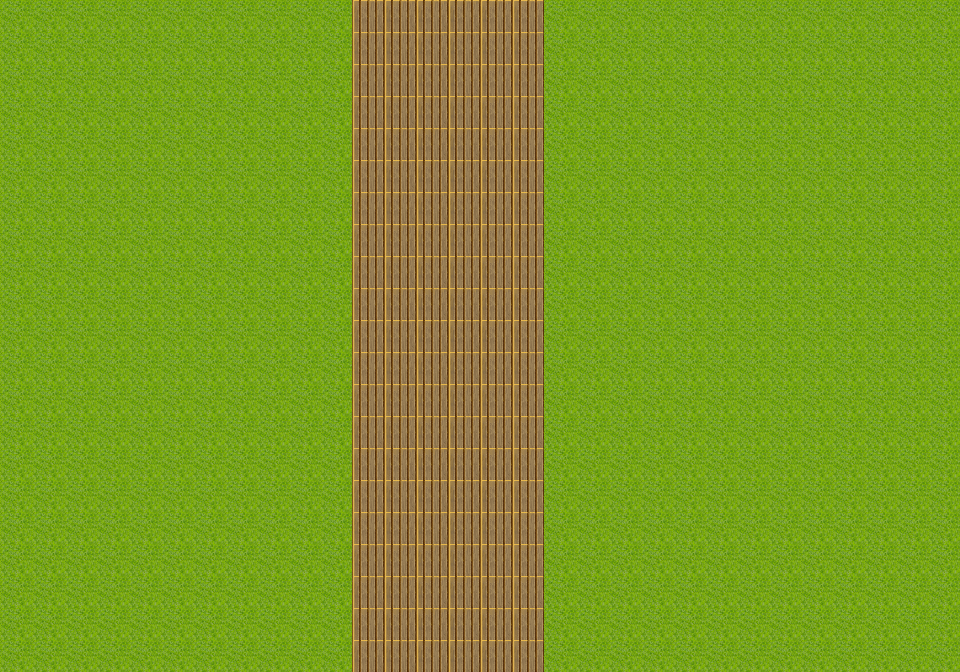

This is a level from a 2D game, rendered from its Tiled map with the project's own tilesets. A one-line summary and the complete map file follow:
An orthogonal 30x21 tile map with 32x32 px tiles, 1 tile layer (Calque de Tile 1).

<map version="1.0" orientation="orthogonal" renderorder="right-down" width="30" height="21" tilewidth="32" tileheight="32" nextobjectid="1">
 <properties>
  <property name="Collision" type="int" value="1" />
 </properties>
 <tileset firstgid="1" name="Tile1" tilewidth="32" tileheight="32" tilecount="192" columns="16">
  <image source="Tile1.png" width="512" height="384" />
  <tile id="0">
   <properties>
    <property name="Collision" type="int" value="2" />
   </properties>
  </tile>
 </tileset>
 <layer name="Calque de Tile 1" width="30" height="21">
  <data encoding="csv">
1,1,1,1,1,1,1,1,1,1,1,31,31,31,31,31,31,1,1,1,1,1,1,1,1,1,1,1,1,1,
1,1,1,1,1,1,1,1,1,1,1,31,31,31,31,31,31,1,1,1,1,1,1,1,1,1,1,1,1,1,
1,1,1,1,1,1,1,1,1,1,1,31,31,31,31,31,31,1,1,1,1,1,1,1,1,1,1,1,1,1,
1,1,1,1,1,1,1,1,1,1,1,31,31,31,31,31,31,1,1,1,1,1,1,1,1,1,1,1,1,1,
1,1,1,1,1,1,1,1,1,1,1,31,31,31,31,31,31,1,1,1,1,1,1,1,1,1,1,1,1,1,
1,1,1,1,1,1,1,1,1,1,1,31,31,31,31,31,31,1,1,1,1,1,1,1,1,1,1,1,1,1,
1,1,1,1,1,1,1,1,1,1,1,31,31,31,31,31,31,1,1,1,1,1,1,1,1,1,1,1,1,1,
1,1,1,1,1,1,1,1,1,1,1,31,31,31,31,31,31,1,1,1,1,1,1,1,1,1,1,1,1,1,
1,1,1,1,1,1,1,1,1,1,1,31,31,31,31,31,31,1,1,1,1,1,1,1,1,1,1,1,1,1,
1,1,1,1,1,1,1,1,1,1,1,31,31,31,31,31,31,1,1,1,1,1,1,1,1,1,1,1,1,1,
1,1,1,1,1,1,1,1,1,1,1,31,31,31,31,31,31,1,1,1,1,1,1,1,1,1,1,1,1,1,
1,1,1,1,1,1,1,1,1,1,1,31,31,31,31,31,31,1,1,1,1,1,1,1,1,1,1,1,1,1,
1,1,1,1,1,1,1,1,1,1,1,31,31,31,31,31,31,1,1,1,1,1,1,1,1,1,1,1,1,1,
1,1,1,1,1,1,1,1,1,1,1,31,31,31,31,31,31,1,1,1,1,1,1,1,1,1,1,1,1,1,
1,1,1,1,1,1,1,1,1,1,1,31,31,31,31,31,31,1,1,1,1,1,1,1,1,1,1,1,1,1,
1,1,1,1,1,1,1,1,1,1,1,31,31,31,31,31,31,1,1,1,1,1,1,1,1,1,1,1,1,1,
1,1,1,1,1,1,1,1,1,1,1,31,31,31,31,31,31,1,1,1,1,1,1,1,1,1,1,1,1,1,
1,1,1,1,1,1,1,1,1,1,1,31,31,31,31,31,31,1,1,1,1,1,1,1,1,1,1,1,1,1,
1,1,1,1,1,1,1,1,1,1,1,31,31,31,31,31,31,1,1,1,1,1,1,1,1,1,1,1,1,1,
1,1,1,1,1,1,1,1,1,1,1,31,31,31,31,31,31,1,1,1,1,1,1,1,1,1,1,1,1,1,
1,1,1,1,1,1,1,1,1,1,1,31,31,31,31,31,31,1,1,1,1,1,1,1,1,1,1,1,1,1
</data>
 </layer>
</map>
